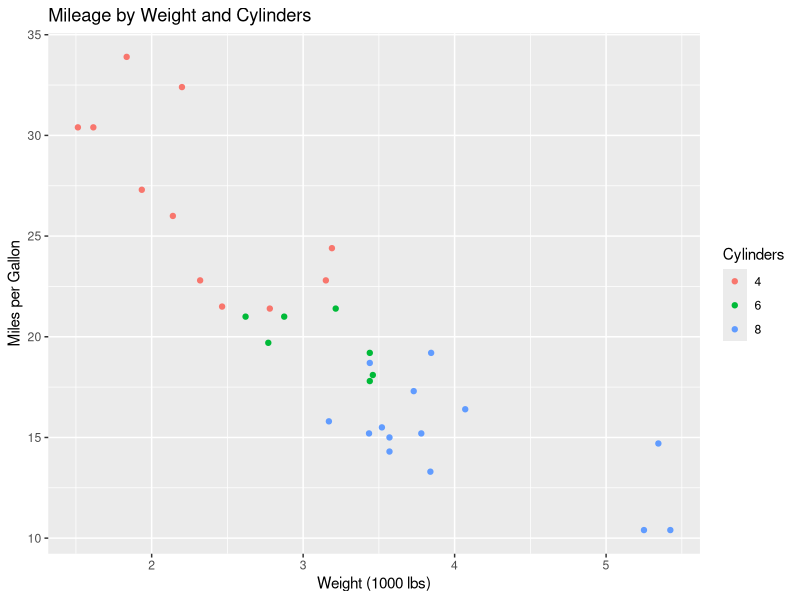

The R source for this figure:
## ---- chunk 1
library(tidyverse)
library(knitr)

#Setting echo to False prevents code from printing in report, only output shows
knitr::opts_chunk$set(echo = FALSE)
## ---- chunk 2
#Create nicely formatted tables
kable(head(mtcars), caption = "First few rows of the mtcars dataset.")
## ---- chunk 3
ggplot(mtcars, aes(x=wt, y=mpg, color=factor(cyl)))+
geom_point() +
labs(x="Weight (1000 lbs)", y= "Miles per Gallon", color="Cylinders", title="Mileage by Weight and Cylinders")
